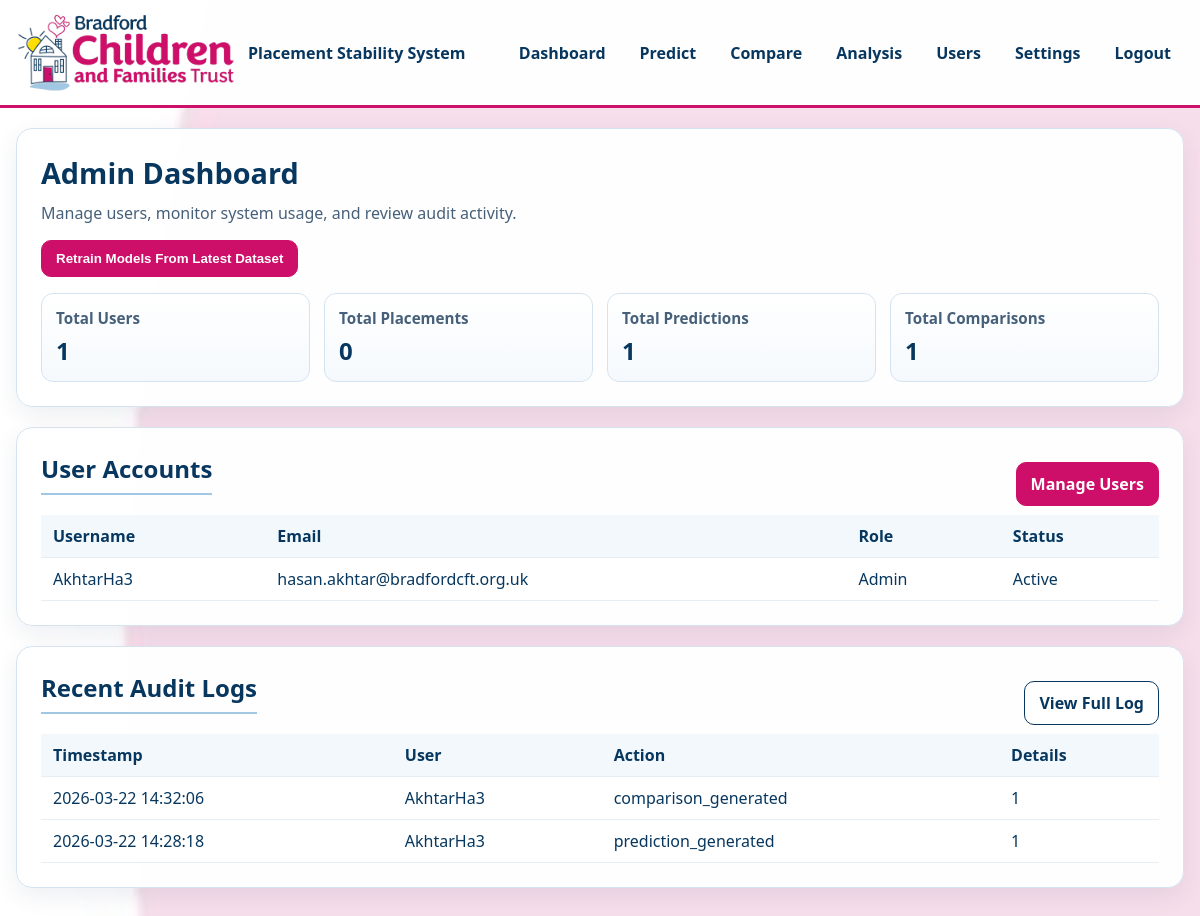
The page /admin-dashboard (signed in) on the database as committed earlier.
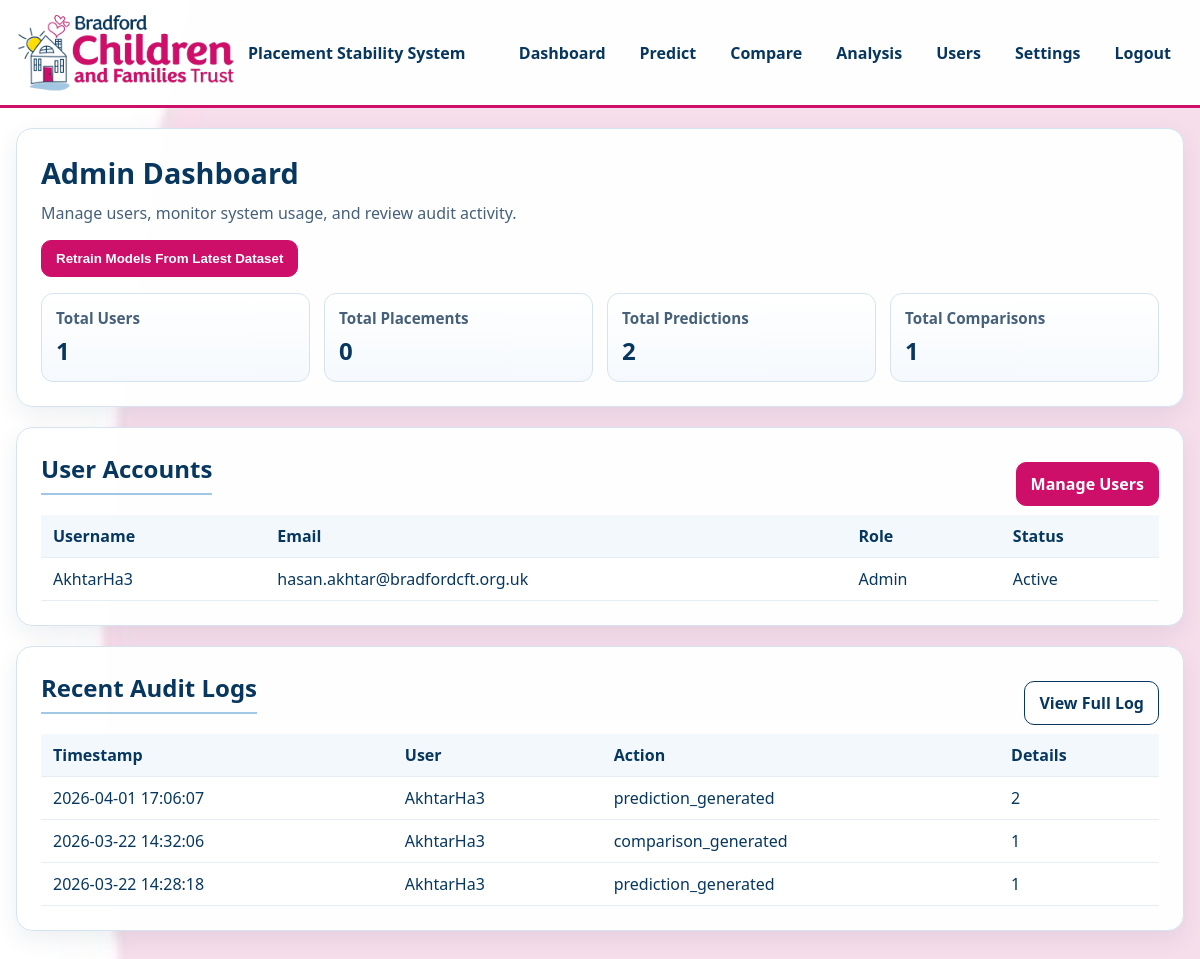
The same page on the database as committed later.
### tables this page shows
CREATE TABLE users (
        id INTEGER PRIMARY KEY AUTOINCREMENT,
        username TEXT UNIQUE NOT NULL,
        email TEXT UNIQUE NOT NULL,
        password_hash TEXT NOT NULL,
        role TEXT NOT NULL DEFAULT 'staff',
        is_active INTEGER DEFAULT 1,
        created_at TIMESTAMP DEFAULT CURRENT_TIMESTAMP,
        last_login TIMESTAMP
    );

CREATE TABLE audit_logs (
        id INTEGER PRIMARY KEY AUTOINCREMENT,
        user_id INTEGER,
        action TEXT NOT NULL,
        details TEXT,
        timestamp TIMESTAMP DEFAULT CURRENT_TIMESTAMP,
        FOREIGN KEY (user_id) REFERENCES users (id)
    );

### app/routes.py (the view)
@app.route('/admin-dashboard')
@role_required('admin')
def admin_dashboard():
    users = get_all_users(connection)
    system_stats = get_system_statistics(connection)
    audit_logs = get_recent_audit_logs(connection, limit=20)
    return render_template('admin_dashboard.html',
                         users=users,
                         system_stats=system_stats,
                         audit_logs=audit_logs)

### app/__init__.py (called while the page is built)
def create_app():
    app = Flask(__name__)
    app.config['SECRET_KEY'] = os.environ.get('SECRET_KEY', 'dev-secret-key-change-in-production')
    app.config['MAX_CONTENT_LENGTH'] = 16 * 1024 * 1024  # 16MB max file size
    csrf.init_app(app)
    login_manager.init_app(app)
    login_manager.login_view = 'app.login'
    login_manager.login_message = 'Please log in to access this page.'
    login_manager.login_message_category = 'info'
    @login_manager.user_loader
    def load_user(user_id):
        from .models import get_user_by_id, create_connection
        db_path = os.path.join(os.path.dirname(__file__), 'static', 'placements.db')
        connection = create_connection(db_path)
        return get_user_by_id(connection, int(user_id))
    from .routes import app as routes_blueprint
    app.register_blueprint(routes_blueprint)
    return app

### app/models.py (called while the page is built)
def create_connection(path):
    connection = None
    try:
        connection = sqlite3.connect(path, check_same_thread=False)
        connection.row_factory = sqlite3.Row  # Enable dict-like access
        print("Connection to SQLite DB successful")
    except Error as e:
        print(f"The error '{e}' occurred")
    return connection

def get_user_by_id(connection, user_id):
    query = "SELECT * FROM users WHERE id = ?"
    cursor = connection.cursor()
    cursor.execute(query, (user_id,))
    row = cursor.fetchone()
    if row:
        return User(row['id'], row['username'], row['email'], row['role'], row['is_active'])
    return None

def get_all_users(connection):
    query = "SELECT id, username, email, role, is_active, created_at FROM users ORDER BY created_at DESC"
    cursor = connection.cursor()
    cursor.execute(query)
    return cursor.fetchall()

def get_recent_audit_logs(connection, limit=20):
    query = """
    SELECT a.*, u.username
    FROM audit_logs a
    LEFT JOIN users u ON a.user_id = u.id
    ORDER BY a.timestamp DESC
    LIMIT ?
    """
    cursor = connection.cursor()
    cursor.execute(query, (limit,))
    return cursor.fetchall()

def get_system_statistics(connection):
    query = """
    SELECT
        (SELECT COUNT(*) FROM users) as total_users,
        (SELECT COUNT(*) FROM placements) as total_placements,
        (SELECT COUNT(*) FROM predictions) as total_predictions,
        (SELECT COUNT(*) FROM comparisons) as total_comparisons
    """
    cursor = connection.cursor()
    cursor.execute(query)
    return cursor.fetchone()

### templates/admin_dashboard.html (shortened to what this page needs)
{% extends "base.html" %}
{% block extra_head %}
    <link rel="stylesheet" href="{{ url_for('static', filename='css/dashboard.css') }}">
{% endblock %}
{% block content %}
    <section class="panel">
        <h1>Admin Dashboard</h1>
        <p class="muted">Manage users, monitor system usage, and review audit activity.</p>
        <form method="POST" action="{{ url_for('app.retrain_models') }}" style="margin-bottom: 1rem;">
            <button class="btn btn-primary" type="submit">Retrain Models From Latest Dataset</button>
        </form>
        <div class="stat-grid">
            <article class="stat-card">
                <h2>Total Users</h2>
                <p>{{ system_stats.total_users if system_stats else 0 }}</p>
            </article>
            <article class="stat-card">
                <h2>Total Placements</h2>
                <p>{{ system_stats.total_placements if system_stats else 0 }}</p>
            </article>
            <article class="stat-card">
                <h2>Total Predictions</h2>
                <p>{{ system_stats.total_predictions if system_stats else 0 }}</p>
            </article>
            <article class="stat-card">
                <h2>Total Comparisons</h2>
                <p>{{ system_stats.total_comparisons if system_stats else 0 }}</p>
            </article>
        </div>
    </section>
    <section class="panel">
        <div class="panel-heading-row">
            <h2 class="section-heading">User Accounts</h2>
            <a class="btn btn-primary" href="{{ url_for('app.manage_users') }}">Manage Users</a>
        </div>
        <div class="table-wrap">
            <table>
                <thead>
                    <tr>
                        <th>Username</th>
                        <th>Email</th>
                        <th>Role</th>
                        <th>Status</th>
                    </tr>
                </thead>
                <tbody>
                    {% for user in users[:8] %}
                        <tr>
                            <td>{{ user.username }}</td>
                            <td>{{ user.email }}</td>
                            <td>{{ user.role|capitalize }}</td>
                            <td>{{ 'Active' if user.is_active else 'Inactive' }}</td>
                        </tr>
                    {% else %}
                        <tr>
                            <td colspan="4">No users found.</td>
                        </tr>
                    {% endfor %}
                </tbody>
            </table>
        </div>
    </section>
    <section class="panel">
        <div class="panel-heading-row">
            <h2 class="section-heading">Recent Audit Logs</h2>
            <a class="btn" href="{{ url_for('app.audit_logs') }}">View Full Log</a>
        </div>
        <div class="table-wrap">
            <table>
                <thead>
                    <tr>
                        <th>Timestamp</th>
                        <th>User</th>
                        <th>Action</th>
                        <th>Details</th>
                    </tr>
                </thead>
                <tbody>
                    {% for log in audit_logs %}
                        <tr>
                            <td>{{ log.timestamp }}</td>
                            <td>{{ log.username or 'System' }}</td>
                            <td>{{ log.action }}</td>
                            <td>{{ log.details }}</td>
                        </tr>
                    {% else %}
                        <tr>
                            <td colspan="4">No audit logs available.</td>
                        </tr>
                    {% endfor %}
                </tbody>
            </table>
        </div>
    </section>
{% endblock %}

### templates/base.html (shortened to what this page needs)
<!DOCTYPE html>
<html lang="en">
<head>
    <link rel="stylesheet" href="{{ url_for('static', filename='css/styles.css') }}">
    {% block extra_head %}{% endblock %}
</head>
<body>
    <header class="site-header">
        <div class="header-inner">
            <a class="brand" href="{{ url_for('app.dashboard') if current_user.is_authenticated else url_for('app.login') }}">
                <img class="brand-logo" src="{{ url_for('static', filename='assets/Bradford-Children-and-Families-Trust-logo.png') }}" alt="Bradford Children and Families Trust logo">
                <span class="brand-text">Placement Stability System</span>
            </a>
            {% if current_user.is_authenticated %}
                <nav class="main-nav" aria-label="Primary navigation">
                    <a href="{{ url_for('app.dashboard') }}">Dashboard</a>
                    <a href="{{ url_for('app.predict') }}">Predict</a>
                    <a href="{{ url_for('app.compare') }}">Compare</a>
                    {% if current_user.role in ['manager', 'admin'] %}
                        <a href="{{ url_for('app.breakdown_analysis') }}">Analysis</a>
                    {% endif %}
                    {% if current_user.role == 'admin' %}
                        <a href="{{ url_for('app.manage_users') }}">Users</a>
                        <a href="{{ url_for('app.system_settings') }}">Settings</a>
                    {% endif %}
                    <a href="{{ url_for('app.logout') }}">Logout</a>
                </nav>
            {% endif %}
        </div>
    </header>
    <main class="page-shell">
        {% block content %}{% endblock %}
    </main>
</body>
</html>

### app/static/css/styles.css (style rules this page uses)
:root { --bcft-white: #ffffff; --bcft-pink-bg: #f7dbe9; --bcft-primary: #07375f; --bcft-secondary: #ce0f69; --bcft-yellow: #ffdd00; --bcft-light-blue: #a2c7e2; --bcft-border: #d4e3ef; --text-muted: #46607a; }
* { box-sizing: border-box; }
body { margin: 0; font-family: "Segoe UI", Tahoma, Geneva, Verdana, sans-serif; color: var(--bcft-primary); background: var(--bcft-white); }
.site-header { background: rgba(255, 255, 255, 0.95); border-bottom: 3px solid var(--bcft-secondary); position: sticky; top: 0; z-index: 10; }
.header-inner { max-width: 1200px; margin: 0 auto; padding: 12px 16px; display: flex; align-items: center; justify-content: space-between; gap: 16px; }
.brand { display: flex; align-items: center; gap: 12px; text-decoration: none; color: var(--bcft-primary); }
.brand-logo { width: 220px; max-width: 48vw; height: auto; }
.brand-text { font-weight: 600; }
.main-nav { display: flex; flex-wrap: wrap; gap: 8px; }
.main-nav a { color: var(--bcft-primary); text-decoration: none; font-weight: 600; border: 1px solid transparent; border-radius: 999px; padding: 8px 12px; }
.page-shell { max-width: 1200px; margin: 20px auto 40px; padding: 0 16px; }
.panel { background: rgba(255, 255, 255, 0.97); border: 1px solid var(--bcft-border); border-radius: 16px; box-shadow: 0 8px 24px rgba(7, 55, 95, 0.08); padding: 24px; margin-bottom: 20px; }
h1 { margin: 0 0 10px; font-size: 1.8rem; }
.section-heading { margin-top: 0; border-bottom: 2px solid var(--bcft-light-blue); padding-bottom: 8px; }
.muted { color: var(--text-muted); margin-top: 0; }
.btn { display: inline-block; background: var(--bcft-white); color: var(--bcft-primary); border: 1px solid var(--bcft-primary); border-radius: 10px; padding: 10px 14px; text-decoration: none; font-weight: 600; cursor: pointer; }
.btn-primary { background: var(--bcft-secondary); border-color: var(--bcft-secondary); color: var(--bcft-white); }
.panel-heading-row { display: flex; justify-content: space-between; gap: 12px; align-items: center; flex-wrap: wrap; }
.table-wrap { overflow-x: auto; }
table { width: 100%; border-collapse: collapse; background: #fff; }
th, td { text-align: left; padding: 10px 12px; border-bottom: 1px solid #e5eef5; vertical-align: top; }
th { background: #f2f8fc; color: var(--bcft-primary); }

### app/static/css/dashboard.css (style rules this page uses)
.stat-grid { display: grid; grid-template-columns: repeat(4, minmax(0, 1fr)); gap: 14px; }
.stat-card { background: linear-gradient(180deg, #ffffff 0%, #f5f9fd 100%); border: 1px solid var(--bcft-border); border-radius: 12px; padding: 14px; }
.stat-card h2 { font-size: 0.95rem; margin: 0 0 6px; color: var(--text-muted); }
.stat-card p { margin: 0; font-size: 1.5rem; font-weight: 700; color: var(--bcft-primary); }

Rows that differ between the two databases and show on the page:
added audit_logs: timestamp "2026-04-01 17:06:07", username "AkhtarHa3", action "prediction_generated", details "2"
Other text that changed with them:
{{ system_stats.total_predictions if system_stats else 0 }}: "1" → "2"
